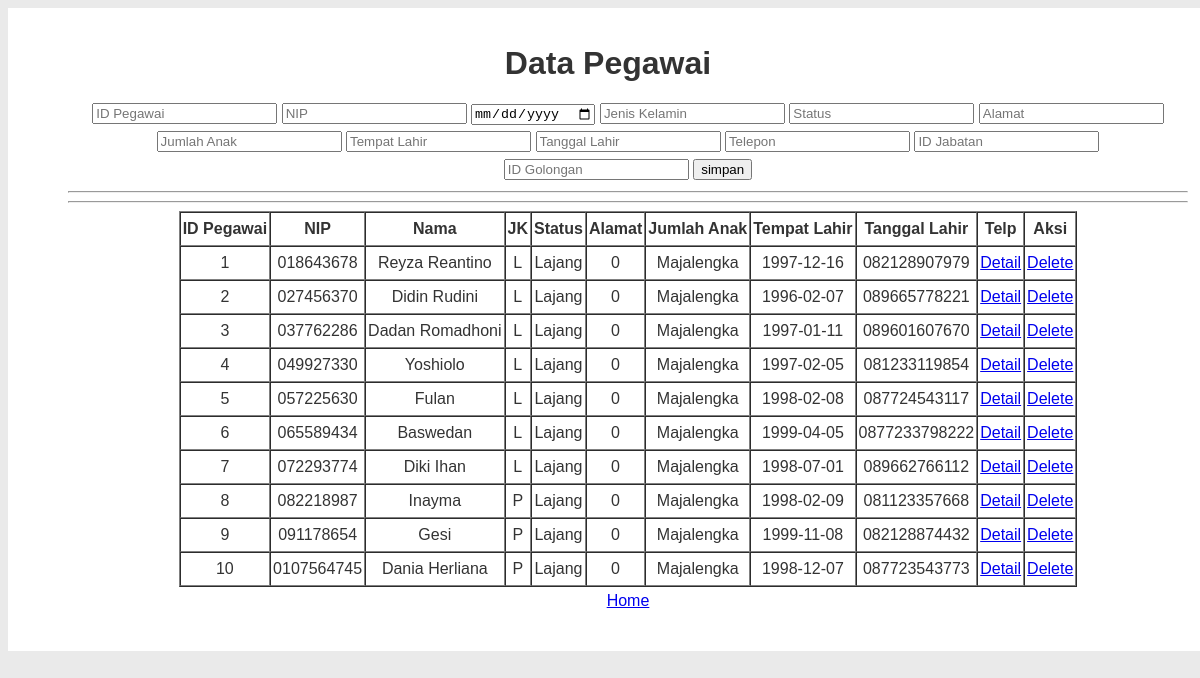
/input_pegawai.php, run on the app's committed database.
### tables this page shows
CREATE TABLE `pegawai` (
  `Id_pegawai` int(11) NOT NULL,
  `NIP` varchar(30) NOT NULL,
  `Nama` varchar(50) NOT NULL,
  `JK` varchar(10) NOT NULL,
  `Status` varchar(10) NOT NULL,
  `Alamat` varchar(50) NOT NULL,
  `Jml_anak` smallint(6) NOT NULL,
  `Tempat_lahir` varchar(50) NOT NULL,
  `Tanggal_lahir` date NOT NULL,
  `Telp` varchar(30) NOT NULL,
  `Id_jab` int(11) NOT NULL,
  `id_user` int(10) NOT NULL
);

### view_pegawai.php (the view, shortened to what this page needs)
<?php
include("connection.php");
?>
<div class="table-responsive">
<table border="1" cellspacing="0" cellpadding="2" align="center">
    <tr>
        <th>ID Pegawai</th>
        <th>NIP</th>
        <th>Nama</th>
        <th>JK</th>
        <th>Status</th>
        <th>Alamat</th>
        <th>Jumlah Anak</th>
        <th>Tempat Lahir</th>
        <th>Tanggal Lahir</th>
        <th>Telp</th>
        <th colspan="2">Aksi</th>
    </tr>
<?php
    $query=("SELECT * FROM pegawai");
    $lihat = mysqli_query($con, $query) or die('Error, query failed. ' . mysqli_error());
    while($r=mysqli_fetch_array($lihat)){
?>
    <tr>
        <td><?php echo"$r[Id_pegawai]";?></td>
        <td><?php echo"$r[NIP]";?></td>
        <td><?php echo"$r[Nama]";?></td>
        <td><?php echo"$r[JK]";?></td>
        <td><?php echo"$r[Status]";?></td>
        <td><?php echo"$r[Jml_anak]";?></td>
        <td><?php echo"$r[Tempat_lahir]";?></td>
        <td><?php echo"$r[Tanggal_lahir]";?></td>
        <td><?php echo"$r[Telp]";?></td>
        <td><a href="detail_pegawai.php?Id_pegawai=<?php echo $r['Id_pegawai'];?>">Detail</a></td>
        <td><a href="delete_pegawai.php?Id_pegawai=<?php echo $r['Id_pegawai'];?>">Delete</a></td>
    </tr>
<?php
} ?>
</table>
</div>

### stylepegawai.css (style rules this page uses)
body { font: 16px/28px arial, sans-serif; background-color: #eaeaea; color: #333333; }

### data on the page
pegawai: Id_pegawai "1", NIP "018643678", Nama "Reyza Reantino", JK "L", Status "Lajang", Jml_anak "0", Tempat_lahir "Majalengka", Tanggal_lahir "1997-12-16", Telp "082128907979"
pegawai: Id_pegawai "2", NIP "027456370", Nama "Didin Rudini", JK "L", Status "Lajang", Jml_anak "0", Tempat_lahir "Majalengka", Tanggal_lahir "1996-02-07", Telp "089665778221"
pegawai: Id_pegawai "3", NIP "037762286", Nama "Dadan Romadhoni", JK "L", Status "Lajang", Jml_anak "0", Tempat_lahir "Majalengka", Tanggal_lahir "1997-01-11", Telp "089601607670"
pegawai: Id_pegawai "4", NIP "049927330", Nama "Yoshiolo", JK "L", Status "Lajang", Jml_anak "0", Tempat_lahir "Majalengka", Tanggal_lahir "1997-02-05", Telp "081233119854"
pegawai: Id_pegawai "5", NIP "057225630", Nama "Fulan", JK "L", Status "Lajang", Jml_anak "0", Tempat_lahir "Majalengka", Tanggal_lahir "1998-02-08", Telp "087724543117"
pegawai: Id_pegawai "6", NIP "065589434", Nama "Baswedan", JK "L", Status "Lajang", Jml_anak "0", Tempat_lahir "Majalengka", Tanggal_lahir "1999-04-05", Telp "0877233798222"
pegawai: Id_pegawai "7", NIP "072293774", Nama "Diki Ihan", JK "L", Status "Lajang", Jml_anak "0", Tempat_lahir "Majalengka", Tanggal_lahir "1998-07-01", Telp "089662766112"
pegawai: Id_pegawai "8", NIP "082218987", Nama "Inayma", JK "P", Status "Lajang", Jml_anak "0", Tempat_lahir "Majalengka", Tanggal_lahir "1998-02-09", Telp "081123357668"
pegawai: Id_pegawai "9", NIP "091178654", Nama "Gesi", JK "P", Status "Lajang", Jml_anak "0", Tempat_lahir "Majalengka", Tanggal_lahir "1999-11-08", Telp "082128874432"
pegawai: Id_pegawai "10", NIP "0107564745", Nama "Dania Herliana", JK "P", Status "Lajang", Jml_anak "0", Tempat_lahir "Majalengka", Tanggal_lahir "1998-12-07", Telp "087723543773"
